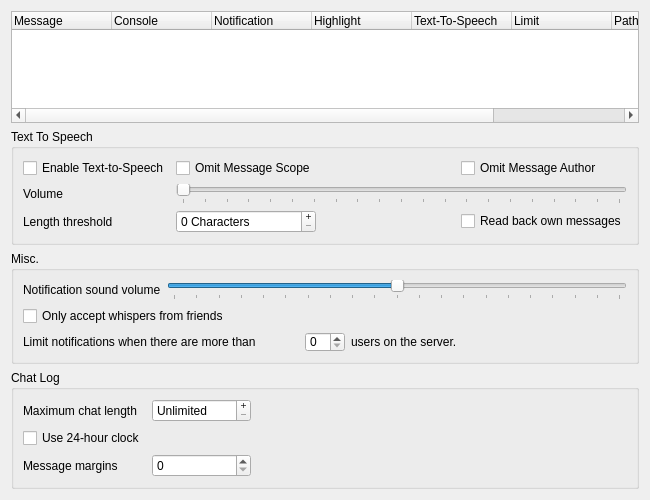
<?xml version="1.0" encoding="UTF-8"?>
<ui version="4.0">
 <class>LogConfig</class>
 <widget class="QWidget" name="LogConfig">
  <property name="geometry">
   <rect>
    <x>0</x>
    <y>0</y>
    <width>650</width>
    <height>500</height>
   </rect>
  </property>
  <property name="windowTitle">
   <string>Messages</string>
  </property>
  <layout class="QVBoxLayout">
   <item>
    <widget class="QTreeWidget" name="qtwMessages">
     <property name="alternatingRowColors">
      <bool>true</bool>
     </property>
     <property name="selectionMode">
      <enum>QAbstractItemView::SingleSelection</enum>
     </property>
     <property name="rootIsDecorated">
      <bool>false</bool>
     </property>
     <property name="uniformRowHeights">
      <bool>true</bool>
     </property>
     <property name="itemsExpandable">
      <bool>false</bool>
     </property>
     <column>
      <property name="text">
       <string>Message</string>
      </property>
     </column>
     <column>
      <property name="text">
       <string>Console</string>
      </property>
     </column>
     <column>
      <property name="text">
       <string>Notification</string>
      </property>
     </column>
     <column>
      <property name="text">
       <string>Highlight</string>
      </property>
     </column>
     <column>
      <property name="text">
       <string>Text-To-Speech</string>
      </property>
     </column>
     <column>
      <property name="text">
       <string>Limit</string>
      </property>
     </column>
     <column>
      <property name="text">
       <string>Path</string>
      </property>
     </column>
     <column>
      <property name="text">
       <string>Soundfile</string>
      </property>
     </column>
    </widget>
   </item>
   <item>
    <widget class="QGroupBox" name="qgbTTS">
     <property name="title">
      <string>Text To Speech</string>
     </property>
     <layout class="QGridLayout">
      <item row="2" column="3">
       <widget class="QCheckBox" name="qcbReadBackOwn">
        <property name="toolTip">
         <string>If enabled text messages you send will be read back to you with TTS</string>
        </property>
        <property name="text">
         <string>Read back own messages</string>
        </property>
       </widget>
      </item>
      <item row="2" column="0">
       <widget class="QLabel" name="qlThreshold">
        <property name="text">
         <string>Length threshold</string>
        </property>
        <property name="buddy">
         <cstring>qsbThreshold</cstring>
        </property>
       </widget>
      </item>
      <item row="0" column="0">
       <widget class="QCheckBox" name="qcbEnableTTS">
        <property name="enabled">
         <bool>true</bool>
        </property>
        <property name="toolTip">
         <string>Click to enable Text-to-Speech</string>
        </property>
        <property name="text">
         <string>Enable Text-to-Speech</string>
        </property>
       </widget>
      </item>
      <item row="2" column="1">
       <widget class="QSpinBox" name="qsbThreshold">
        <property name="toolTip">
         <string>Message length threshold for Text-To-Speech Engine</string>
        </property>
        <property name="whatsThis">
         <string>&lt;b&gt;This is the length threshold used for the Text-To-Speech Engine.&lt;/b&gt;&lt;br /&gt;Messages longer than this limit will not be read aloud in their full length.</string>
        </property>
        <property name="buttonSymbols">
         <enum>QAbstractSpinBox::PlusMinus</enum>
        </property>
        <property name="suffix">
         <string> Characters</string>
        </property>
        <property name="maximum">
         <number>5000</number>
        </property>
        <property name="singleStep">
         <number>10</number>
        </property>
       </widget>
      </item>
      <item row="1" column="1" colspan="3">
       <widget class="QSlider" name="qsVolume">
        <property name="toolTip">
         <string>Volume of Text-To-Speech Engine</string>
        </property>
        <property name="whatsThis">
         <string>&lt;b&gt;This is the volume used for the speech synthesis.&lt;/b&gt;</string>
        </property>
        <property name="maximum">
         <number>100</number>
        </property>
        <property name="singleStep">
         <number>5</number>
        </property>
        <property name="pageStep">
         <number>20</number>
        </property>
        <property name="orientation">
         <enum>Qt::Horizontal</enum>
        </property>
        <property name="tickPosition">
         <enum>QSlider::TicksBelow</enum>
        </property>
        <property name="tickInterval">
         <number>5</number>
        </property>
       </widget>
      </item>
      <item row="1" column="0">
       <widget class="QLabel" name="qlVolume">
        <property name="text">
         <string>Volume</string>
        </property>
        <property name="buddy">
         <cstring>qsVolume</cstring>
        </property>
       </widget>
      </item>
      <item row="0" column="1">
       <widget class="QCheckBox" name="qcbNoScope">
        <property name="toolTip">
         <string>If enabled, TTS will not dictate the message scope.</string>
        </property>
        <property name="text">
         <string>Omit Message Scope</string>
        </property>
       </widget>
      </item>
      <item row="0" column="3">
       <widget class="QCheckBox" name="qcbNoAuthor">
        <property name="toolTip">
         <string>If enabled, TTS will not dictate the message author.</string>
        </property>
        <property name="text">
         <string>Omit Message Author</string>
        </property>
       </widget>
      </item>
     </layout>
    </widget>
   </item>
   <item>
    <widget class="QGroupBox" name="qgbMisc">
     <property name="title">
      <string>Misc.</string>
     </property>
     <layout class="QVBoxLayout" name="verticalLayout">
      <item>
       <layout class="QGridLayout" name="gridLayout">
        <item row="0" column="1">
         <widget class="QSlider" name="qsNotificationVolume">
          <property name="toolTip">
           <string>Volume of notification sounds</string>
          </property>
          <property name="whatsThis">
           <string>&lt;b&gt;This is the volume used for all notification sounds.&lt;/b&gt;</string>
          </property>
          <property name="maximum">
           <number>200</number>
          </property>
          <property name="singleStep">
           <number>5</number>
          </property>
          <property name="pageStep">
           <number>20</number>
          </property>
          <property name="value">
           <number>100</number>
          </property>
          <property name="orientation">
           <enum>Qt::Horizontal</enum>
          </property>
          <property name="tickPosition">
           <enum>QSlider::TicksBelow</enum>
          </property>
          <property name="tickInterval">
           <number>10</number>
          </property>
         </widget>
        </item>
        <item row="0" column="0">
         <widget class="QLabel" name="qlNotificationVolume">
          <property name="text">
           <string>Notification sound volume</string>
          </property>
          <property name="margin">
           <number>0</number>
          </property>
          <property name="buddy">
           <cstring>qsNotificationVolume</cstring>
          </property>
         </widget>
        </item>
       </layout>
      </item>
      <item>
       <widget class="QCheckBox" name="qcbWhisperFriends">
        <property name="toolTip">
         <string>If checked you will only hear whispers from users you added to your friend list.</string>
        </property>
        <property name="text">
         <string>Only accept whispers from friends</string>
        </property>
       </widget>
      </item>
      <item>
       <layout class="QHBoxLayout" name="horizontalLayout">
        <item>
         <widget class="QLabel" name="label_2">
          <property name="text">
           <string>Limit notifications when there are more than</string>
          </property>
         </widget>
        </item>
        <item>
         <widget class="QSpinBox" name="qsbMessageLimitUsers">
          <property name="enabled">
           <bool>true</bool>
          </property>
          <property name="maximumSize">
           <size>
            <width>40</width>
            <height>20</height>
           </size>
          </property>
          <property name="toolTip">
           <string>Number of users that will trigger message limiting functionality.</string>
          </property>
          <property name="frame">
           <bool>true</bool>
          </property>
         </widget>
        </item>
        <item>
         <widget class="QLabel" name="label">
          <property name="text">
           <string>users on the server.</string>
          </property>
          <property name="buddy">
           <cstring>qsbMessageLimitUsers</cstring>
          </property>
         </widget>
        </item>
       </layout>
      </item>
     </layout>
    </widget>
   </item>
   <item>
    <widget class="QGroupBox" name="qgbMaxBlocks">
     <property name="title">
      <string>Chat Log</string>
     </property>
     <layout class="QGridLayout" name="_2">
      <item row="1" column="0">
       <widget class="QCheckBox" name="qcb24HourClock">
        <property name="toolTip">
         <string>If checked the time at the beginning of a message will be displayed in the 24-hour format.

The setting only applies for new messages, the already shown ones will retain the previous time format.</string>
        </property>
        <property name="text">
         <string>Use 24-hour clock</string>
        </property>
       </widget>
      </item>
      <item row="0" column="1">
       <widget class="QSpinBox" name="qsbMaxBlocks">
        <property name="buttonSymbols">
         <enum>QAbstractSpinBox::PlusMinus</enum>
        </property>
        <property name="specialValueText">
         <string>Unlimited</string>
        </property>
        <property name="suffix">
         <string> Lines</string>
        </property>
        <property name="maximum">
         <number>1000000</number>
        </property>
        <property name="singleStep">
         <number>100</number>
        </property>
       </widget>
      </item>
      <item row="0" column="0">
       <widget class="QLabel" name="qlMaxBlocks">
        <property name="text">
         <string>Maximum chat length</string>
        </property>
       </widget>
      </item>
      <item row="0" column="2">
       <spacer name="horizontalSpacer">
        <property name="orientation">
         <enum>Qt::Horizontal</enum>
        </property>
        <property name="sizeHint" stdset="0">
         <size>
          <width>8</width>
          <height>16</height>
         </size>
        </property>
       </spacer>
      </item>
      <item row="2" column="0">
       <widget class="QLabel" name="qlChatMessageMargins">
        <property name="toolTip">
         <string>How far individual messages are spaced out from one another.</string>
        </property>
        <property name="text">
         <string>Message margins</string>
        </property>
       </widget>
      </item>
      <item row="2" column="1">
       <widget class="QSpinBox" name="qsbChatMessageMargins">
        <property name="toolTip">
         <string>How far individual messages are spaced out from one another.</string>
        </property>
        <property name="frame">
         <bool>true</bool>
        </property>
       </widget>
      </item>
     </layout>
    </widget>
   </item>
  </layout>
 </widget>
 <resources/>
 <connections/>
</ui>
